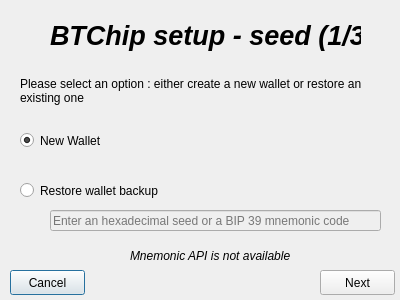
<?xml version="1.0" encoding="UTF-8"?>
<ui version="4.0">
 <class>Dialog</class>
 <widget class="QDialog" name="Dialog">
  <property name="geometry">
   <rect>
    <x>0</x>
    <y>0</y>
    <width>400</width>
    <height>300</height>
   </rect>
  </property>
  <property name="windowTitle">
   <string>BTChip setup - seed</string>
  </property>
  <widget class="QLabel" name="TitleLabel">
   <property name="geometry">
    <rect>
     <x>50</x>
     <y>20</y>
     <width>311</width>
     <height>31</height>
    </rect>
   </property>
   <property name="font">
    <font>
     <pointsize>20</pointsize>
     <weight>75</weight>
     <italic>true</italic>
     <bold>true</bold>
    </font>
   </property>
   <property name="text">
    <string>BTChip setup - seed (1/3)</string>
   </property>
  </widget>
  <widget class="QLabel" name="IntroLabel">
   <property name="geometry">
    <rect>
     <x>20</x>
     <y>60</y>
     <width>351</width>
     <height>61</height>
    </rect>
   </property>
   <property name="text">
    <string>Please select an option : either create a new wallet or restore an existing one</string>
   </property>
   <property name="wordWrap">
    <bool>true</bool>
   </property>
  </widget>
  <widget class="QRadioButton" name="NewWalletButton">
   <property name="geometry">
    <rect>
     <x>20</x>
     <y>130</y>
     <width>94</width>
     <height>21</height>
    </rect>
   </property>
   <property name="text">
    <string>New Wallet</string>
   </property>
   <property name="checked">
    <bool>true</bool>
   </property>
   <attribute name="buttonGroup">
    <string notr="true">buttonGroup</string>
   </attribute>
  </widget>
  <widget class="QRadioButton" name="RestoreWalletButton">
   <property name="geometry">
    <rect>
     <x>20</x>
     <y>180</y>
     <width>171</width>
     <height>21</height>
    </rect>
   </property>
   <property name="text">
    <string>Restore wallet backup</string>
   </property>
   <attribute name="buttonGroup">
    <string notr="true">buttonGroup</string>
   </attribute>
  </widget>
  <widget class="QLineEdit" name="seed">
   <property name="enabled">
    <bool>false</bool>
   </property>
   <property name="geometry">
    <rect>
     <x>50</x>
     <y>210</y>
     <width>331</width>
     <height>21</height>
    </rect>
   </property>
   <property name="echoMode">
    <enum>QLineEdit::Normal</enum>
   </property>
   <property name="placeholderText">
    <string>Enter an hexadecimal seed or a BIP 39 mnemonic code</string>
   </property>
  </widget>
  <widget class="QPushButton" name="CancelButton">
   <property name="geometry">
    <rect>
     <x>10</x>
     <y>270</y>
     <width>75</width>
     <height>25</height>
    </rect>
   </property>
   <property name="text">
    <string>Cancel</string>
   </property>
  </widget>
  <widget class="QPushButton" name="NextButton">
   <property name="geometry">
    <rect>
     <x>320</x>
     <y>270</y>
     <width>75</width>
     <height>25</height>
    </rect>
   </property>
   <property name="text">
    <string>Next</string>
   </property>
  </widget>
  <widget class="QLabel" name="mnemonicNotAvailableLabel">
   <property name="geometry">
    <rect>
     <x>130</x>
     <y>240</y>
     <width>171</width>
     <height>31</height>
    </rect>
   </property>
   <property name="font">
    <font>
     <italic>true</italic>
    </font>
   </property>
   <property name="text">
    <string>Mnemonic API is not available</string>
   </property>
   <property name="wordWrap">
    <bool>true</bool>
   </property>
  </widget>
 </widget>
 <resources/>
 <connections/>
 <buttongroups>
  <buttongroup name="buttonGroup"/>
 </buttongroups>
</ui>
